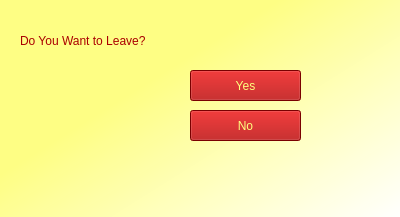
<?xml version="1.0" encoding="UTF-8"?>
<ui version="4.0">
 <class>ExitDialog</class>
 <widget class="QWidget" name="ExitDialog">
  <property name="geometry">
   <rect>
    <x>0</x>
    <y>0</y>
    <width>400</width>
    <height>217</height>
   </rect>
  </property>
  <property name="windowTitle">
   <string>Form</string>
  </property>
  <widget class="QLabel" name="label">
   <property name="geometry">
    <rect>
     <x>0</x>
     <y>-40</y>
     <width>400</width>
     <height>261</height>
    </rect>
   </property>
   <property name="styleSheet">
    <string notr="true">background-color: qlineargradient(spread:pad, x1:0.432, y1:0.409091, x2:1, y2:1, stop:0 rgba(255, 255, 127, 243), stop:1 rgba(255, 255, 255, 255));</string>
   </property>
   <property name="text">
    <string/>
   </property>
   <property name="pixmap">
    <pixmap>Images/Bye.png</pixmap>
   </property>
   <property name="scaledContents">
    <bool>true</bool>
   </property>
  </widget>
  <widget class="QLabel" name="txtExitMessage">
   <property name="geometry">
    <rect>
     <x>20</x>
     <y>10</y>
     <width>381</width>
     <height>61</height>
    </rect>
   </property>
   <property name="styleSheet">
    <string notr="true">background-color: rgba(255, 255, 255, 0);
font: 22pt &quot;Cooper Black&quot;;
color:rgb(170, 0, 0);</string>
   </property>
   <property name="text">
    <string>Do You Want to Leave?</string>
   </property>
  </widget>
  <widget class="QPushButton" name="btnCancel">
   <property name="geometry">
    <rect>
     <x>190</x>
     <y>110</y>
     <width>111</width>
     <height>31</height>
    </rect>
   </property>
   <property name="styleSheet">
    <string notr="true">font: 75 12pt &quot;MS Shell Dlg 2&quot;;
color: rgb(255, 255, 127);
background-color: rgb(170, 0, 0);</string>
   </property>
   <property name="text">
    <string>No</string>
   </property>
  </widget>
  <widget class="QPushButton" name="btnOK">
   <property name="geometry">
    <rect>
     <x>190</x>
     <y>70</y>
     <width>111</width>
     <height>31</height>
    </rect>
   </property>
   <property name="styleSheet">
    <string notr="true">font: 75 12pt &quot;MS Shell Dlg 2&quot;;
color: rgb(255, 255, 127);
background-color: rgb(170, 0, 0);</string>
   </property>
   <property name="text">
    <string>Yes</string>
   </property>
  </widget>
 </widget>
 <resources/>
 <connections/>
</ui>
